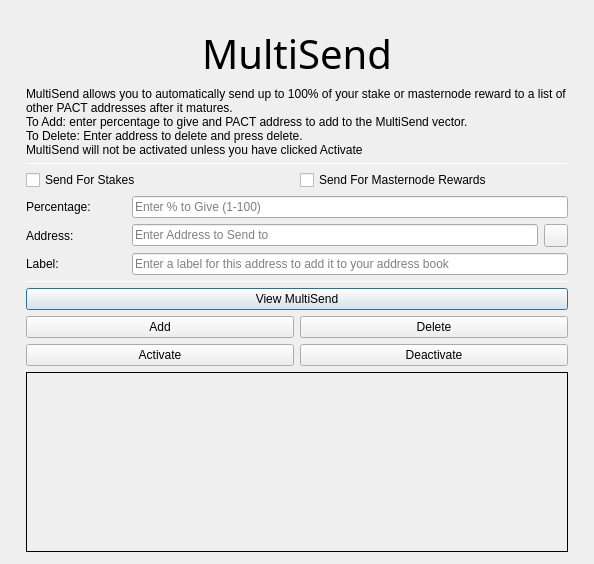
<?xml version="1.0" encoding="UTF-8"?>
<ui version="4.0">
 <class>MultiSendDialog</class>
 <widget class="QDialog" name="MultiSendDialog">
  <property name="windowModality">
   <enum>Qt::NonModal</enum>
  </property>
  <property name="geometry">
   <rect>
    <x>0</x>
    <y>0</y>
    <width>594</width>
    <height>526</height>
   </rect>
  </property>
  <property name="windowTitle">
   <string>MultiSend</string>
  </property>
  <layout class="QVBoxLayout" name="verticalLayout" stretch="0">
   <property name="leftMargin">
    <number>6</number>
   </property>
   <property name="topMargin">
    <number>6</number>
   </property>
   <property name="rightMargin">
    <number>6</number>
   </property>
   <property name="bottomMargin">
    <number>6</number>
   </property>
   <item>
    <layout class="QVBoxLayout" name="verticalLayout_Main" stretch="0,1,1,1,0,1,1,1">
     <property name="leftMargin">
      <number>20</number>
     </property>
     <property name="topMargin">
      <number>20</number>
     </property>
     <property name="rightMargin">
      <number>20</number>
     </property>
     <property name="bottomMargin">
      <number>20</number>
     </property>
     <item>
      <widget class="QLabel" name="multiSendHeader">
       <property name="font">
        <font>
         <family>Hind</family>
         <pointsize>30</pointsize>
         <weight>50</weight>
         <bold>false</bold>
        </font>
       </property>
       <property name="text">
        <string>MultiSend</string>
       </property>
       <property name="alignment">
        <set>Qt::AlignCenter</set>
       </property>
      </widget>
     </item>
     <item>
      <widget class="QLabel" name="label_2">
       <property name="lineWidth">
        <number>1</number>
       </property>
       <property name="text">
        <string>MultiSend allows you to automatically send up to 100% of your stake or masternode reward to a list of other PACT addresses after it matures.
To Add: enter percentage to give and PACT address to add to the MultiSend vector.
To Delete: Enter address to delete and press delete.
MultiSend will not be activated unless you have clicked Activate</string>
       </property>
       <property name="alignment">
        <set>Qt::AlignLeading|Qt::AlignLeft|Qt::AlignTop</set>
       </property>
       <property name="wordWrap">
        <bool>true</bool>
       </property>
      </widget>
     </item>
     <item>
      <widget class="Line" name="line">
       <property name="minimumSize">
        <size>
         <width>0</width>
         <height>1</height>
        </size>
       </property>
       <property name="maximumSize">
        <size>
         <width>16777215</width>
         <height>1</height>
        </size>
       </property>
       <property name="orientation">
        <enum>Qt::Horizontal</enum>
       </property>
      </widget>
     </item>
     <item>
      <layout class="QVBoxLayout" name="verticalLayout_Settings">
       <item>
        <layout class="QHBoxLayout" name="horizontalLayout">
         <item>
          <widget class="QCheckBox" name="multiSendStakeCheckBox">
           <property name="text">
            <string>Send For Stakes</string>
           </property>
          </widget>
         </item>
         <item>
          <widget class="QCheckBox" name="multiSendMasternodeCheckBox">
           <property name="text">
            <string>Send For Masternode Rewards</string>
           </property>
          </widget>
         </item>
        </layout>
       </item>
       <item>
        <layout class="QHBoxLayout" name="horizontalLayout_6">
         <item>
          <widget class="QLabel" name="label">
           <property name="minimumSize">
            <size>
             <width>100</width>
             <height>0</height>
            </size>
           </property>
           <property name="toolTip">
            <string>Percentage of stake to send</string>
           </property>
           <property name="text">
            <string>Percentage:</string>
           </property>
          </widget>
         </item>
         <item>
          <widget class="QLineEdit" name="multiSendPercentEdit">
           <property name="toolTip">
            <string>Enter whole numbers 1 - 100</string>
           </property>
           <property name="placeholderText">
            <string>Enter % to Give (1-100)</string>
           </property>
          </widget>
         </item>
        </layout>
       </item>
       <item>
        <layout class="QHBoxLayout" name="horizontalLayout_7">
         <item>
          <widget class="QLabel" name="label_5">
           <property name="minimumSize">
            <size>
             <width>100</width>
             <height>0</height>
            </size>
           </property>
           <property name="toolTip">
            <string>Address to send portion of stake to</string>
           </property>
           <property name="text">
            <string>Address:</string>
           </property>
          </widget>
         </item>
         <item>
          <widget class="QLineEdit" name="multiSendAddressEdit">
           <property name="toolTip">
            <string/>
           </property>
           <property name="placeholderText">
            <string>Enter Address to Send to</string>
           </property>
          </widget>
         </item>
         <item>
          <widget class="QToolButton" name="addressBookButton">
           <property name="maximumSize">
            <size>
             <width>16777215</width>
             <height>32</height>
            </size>
           </property>
           <property name="toolTip">
            <string>Choose an address from the address book</string>
           </property>
           <property name="text">
            <string/>
           </property>
           <property name="icon">
            <iconset resource="../pact.qrc">
             <normaloff>:/icons/address-book</normaloff>:/icons/address-book</iconset>
           </property>
           <property name="shortcut">
            <string>Alt+A</string>
           </property>
          </widget>
         </item>
        </layout>
       </item>
      </layout>
     </item>
     <item>
      <layout class="QHBoxLayout" name="horizontalLayout_3">
       <item>
        <widget class="QLabel" name="label_3">
         <property name="minimumSize">
          <size>
           <width>100</width>
           <height>0</height>
          </size>
         </property>
         <property name="text">
          <string>Label:</string>
         </property>
        </widget>
       </item>
       <item>
        <widget class="QLineEdit" name="labelAddressLabelEdit">
         <property name="placeholderText">
          <string>Enter a label for this address to add it to your address book</string>
         </property>
        </widget>
       </item>
      </layout>
     </item>
     <item>
      <widget class="Line" name="line_2">
       <property name="minimumSize">
        <size>
         <width>0</width>
         <height>1</height>
        </size>
       </property>
       <property name="maximumSize">
        <size>
         <width>16777215</width>
         <height>1</height>
        </size>
       </property>
       <property name="orientation">
        <enum>Qt::Horizontal</enum>
       </property>
      </widget>
     </item>
     <item>
      <layout class="QVBoxLayout" name="verticalLayout_Buttons">
       <item>
        <layout class="QHBoxLayout" name="horizontalLayout_4">
         <item>
          <widget class="QPushButton" name="viewButton">
           <property name="toolTip">
            <string/>
           </property>
           <property name="statusTip">
            <string>View MultiSend Vector</string>
           </property>
           <property name="text">
            <string>View MultiSend</string>
           </property>
          </widget>
         </item>
        </layout>
       </item>
       <item>
        <layout class="QHBoxLayout" name="horizontalLayout_2">
         <item>
          <widget class="QPushButton" name="addButton">
           <property name="toolTip">
            <string/>
           </property>
           <property name="statusTip">
            <string>Add to MultiSend Vector</string>
           </property>
           <property name="text">
            <string>Add</string>
           </property>
          </widget>
         </item>
         <item>
          <widget class="QPushButton" name="deleteButton">
           <property name="toolTip">
            <string/>
           </property>
           <property name="statusTip">
            <string>Delete Address From MultiSend Vector</string>
           </property>
           <property name="text">
            <string>Delete</string>
           </property>
          </widget>
         </item>
        </layout>
       </item>
       <item>
        <layout class="QHBoxLayout" name="horizontalLayout_5">
         <item>
          <widget class="QPushButton" name="activateButton">
           <property name="statusTip">
            <string>Activate MultiSend</string>
           </property>
           <property name="text">
            <string>Activate</string>
           </property>
          </widget>
         </item>
         <item>
          <widget class="QPushButton" name="disableButton">
           <property name="statusTip">
            <string>Deactivate MultiSend</string>
           </property>
           <property name="text">
            <string>Deactivate</string>
           </property>
          </widget>
         </item>
        </layout>
       </item>
      </layout>
     </item>
     <item>
      <widget class="QLabel" name="message">
       <property name="minimumSize">
        <size>
         <width>0</width>
         <height>180</height>
        </size>
       </property>
       <property name="frameShape">
        <enum>QFrame::Panel</enum>
       </property>
       <property name="frameShadow">
        <enum>QFrame::Plain</enum>
       </property>
       <property name="lineWidth">
        <number>1</number>
       </property>
       <property name="midLineWidth">
        <number>1</number>
       </property>
       <property name="text">
        <string/>
       </property>
       <property name="alignment">
        <set>Qt::AlignLeading|Qt::AlignLeft|Qt::AlignTop</set>
       </property>
       <property name="wordWrap">
        <bool>true</bool>
       </property>
      </widget>
     </item>
    </layout>
   </item>
  </layout>
 </widget>
 <resources>
  <include location="../pact.qrc"/>
 </resources>
 <connections/>
</ui>
